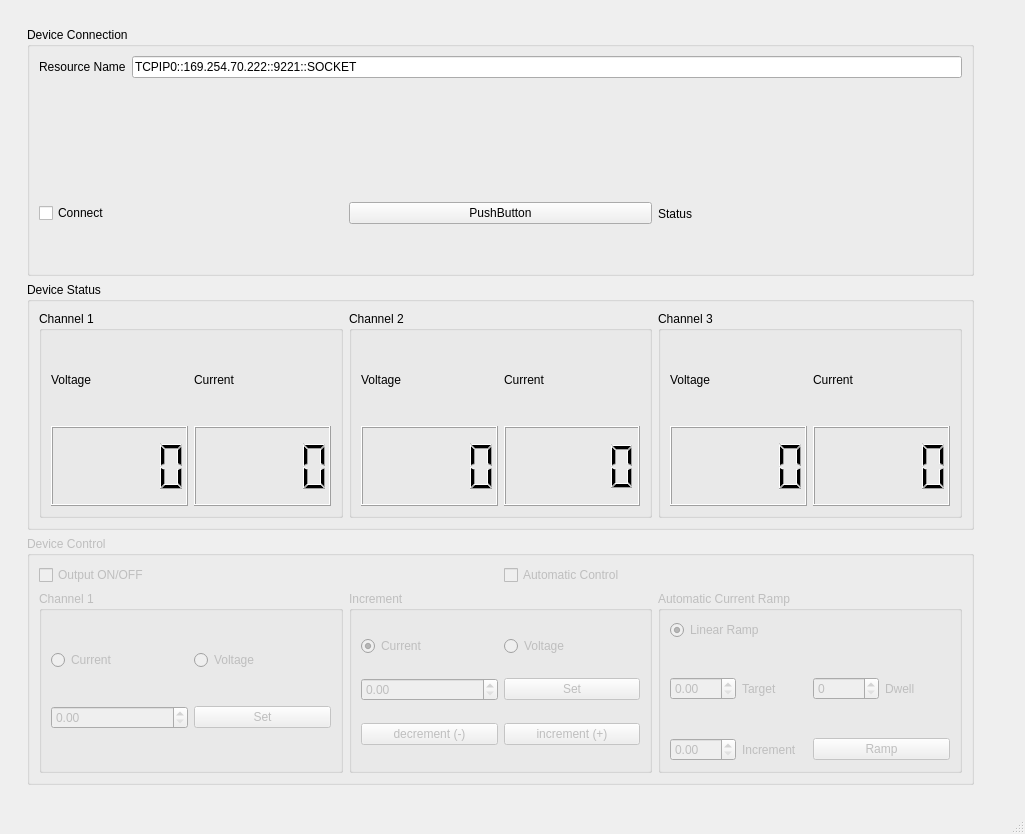
<?xml version="1.0" encoding="UTF-8"?>
<ui version="4.0">
 <class>MainWindow</class>
 <widget class="QMainWindow" name="MainWindow">
  <property name="geometry">
   <rect>
    <x>0</x>
    <y>0</y>
    <width>1025</width>
    <height>834</height>
   </rect>
  </property>
  <property name="windowTitle">
   <string>MainWindow</string>
  </property>
  <widget class="QWidget" name="centralwidget">
   <layout class="QVBoxLayout" name="verticalLayout">
    <item>
     <widget class="QWidget" name="widget" native="true">
      <layout class="QHBoxLayout" name="horizontalLayout">
       <item>
        <widget class="QWidget" name="widget_2" native="true">
         <layout class="QVBoxLayout" name="verticalLayout_3">
          <item>
           <widget class="QGroupBox" name="groupBox">
            <property name="title">
             <string>Device Connection</string>
            </property>
            <layout class="QVBoxLayout" name="verticalLayout_12">
             <item>
              <layout class="QVBoxLayout" name="verticalLayout_11">
               <item>
                <layout class="QVBoxLayout" name="verticalLayout_4">
                 <item>
                  <layout class="QHBoxLayout" name="horizontalLayout_2">
                   <item>
                    <widget class="QLabel" name="label">
                     <property name="text">
                      <string>Resource Name</string>
                     </property>
                    </widget>
                   </item>
                   <item>
                    <widget class="QLineEdit" name="lineEdit_resource">
                     <property name="text">
                      <string>TCPIP0::169.254.70.222::9221::SOCKET</string>
                     </property>
                    </widget>
                   </item>
                  </layout>
                 </item>
                 <item>
                  <widget class="QLabel" name="label_deviceName">
                   <property name="text">
                    <string>&lt;connected to&gt;</string>
                   </property>
                  </widget>
                 </item>
                </layout>
               </item>
               <item>
                <layout class="QHBoxLayout" name="horizontalLayout_3">
                 <item>
                  <widget class="QCheckBox" name="checkBox_connect">
                   <property name="text">
                    <string>Connect</string>
                   </property>
                  </widget>
                 </item>
                 <item>
                  <widget class="QPushButton" name="pushButton">
                   <property name="text">
                    <string>PushButton</string>
                   </property>
                  </widget>
                 </item>
                 <item>
                  <widget class="QLabel" name="label_status">
                   <property name="text">
                    <string>Status</string>
                   </property>
                  </widget>
                 </item>
                </layout>
               </item>
              </layout>
             </item>
            </layout>
           </widget>
          </item>
          <item>
           <widget class="QGroupBox" name="groupBox_2">
            <property name="title">
             <string>Device Status</string>
            </property>
            <layout class="QHBoxLayout" name="horizontalLayout_7">
             <item>
              <widget class="QGroupBox" name="groupBox_4">
               <property name="title">
                <string>Channel 1</string>
               </property>
               <layout class="QHBoxLayout" name="horizontalLayout_4">
                <item>
                 <layout class="QVBoxLayout" name="verticalLayout_6">
                  <item>
                   <widget class="QLabel" name="label_2">
                    <property name="text">
                     <string>Voltage</string>
                    </property>
                   </widget>
                  </item>
                  <item>
                   <widget class="QLCDNumber" name="lcdNumber"/>
                  </item>
                 </layout>
                </item>
                <item>
                 <layout class="QVBoxLayout" name="verticalLayout_5">
                  <item>
                   <widget class="QLabel" name="label_3">
                    <property name="text">
                     <string>Current</string>
                    </property>
                   </widget>
                  </item>
                  <item>
                   <widget class="QLCDNumber" name="lcdNumber_2"/>
                  </item>
                 </layout>
                </item>
               </layout>
              </widget>
             </item>
             <item>
              <widget class="QGroupBox" name="groupBox_5">
               <property name="title">
                <string>Channel 2</string>
               </property>
               <layout class="QHBoxLayout" name="horizontalLayout_5">
                <item>
                 <layout class="QVBoxLayout" name="verticalLayout_7">
                  <item>
                   <widget class="QLabel" name="label_4">
                    <property name="text">
                     <string>Voltage</string>
                    </property>
                   </widget>
                  </item>
                  <item>
                   <widget class="QLCDNumber" name="lcd2_volt"/>
                  </item>
                 </layout>
                </item>
                <item>
                 <layout class="QVBoxLayout" name="verticalLayout_8">
                  <item>
                   <widget class="QLabel" name="label_5">
                    <property name="text">
                     <string>Current</string>
                    </property>
                   </widget>
                  </item>
                  <item>
                   <widget class="QLCDNumber" name="lcd2_curr"/>
                  </item>
                 </layout>
                </item>
               </layout>
              </widget>
             </item>
             <item>
              <widget class="QGroupBox" name="groupBox_6">
               <property name="title">
                <string>Channel 3</string>
               </property>
               <layout class="QHBoxLayout" name="horizontalLayout_6">
                <item>
                 <layout class="QVBoxLayout" name="verticalLayout_9">
                  <item>
                   <widget class="QLabel" name="label_6">
                    <property name="text">
                     <string>Voltage</string>
                    </property>
                   </widget>
                  </item>
                  <item>
                   <widget class="QLCDNumber" name="lcdNumber_5"/>
                  </item>
                 </layout>
                </item>
                <item>
                 <layout class="QVBoxLayout" name="verticalLayout_10">
                  <item>
                   <widget class="QLabel" name="label_7">
                    <property name="text">
                     <string>Current</string>
                    </property>
                   </widget>
                  </item>
                  <item>
                   <widget class="QLCDNumber" name="lcdNumber_6"/>
                  </item>
                 </layout>
                </item>
               </layout>
              </widget>
             </item>
            </layout>
           </widget>
          </item>
          <item>
           <widget class="QGroupBox" name="groupBox_deviceControl">
            <property name="enabled">
             <bool>false</bool>
            </property>
            <property name="title">
             <string>Device Control</string>
            </property>
            <layout class="QHBoxLayout" name="horizontalLayout_10">
             <item>
              <layout class="QVBoxLayout" name="verticalLayout_13">
               <item>
                <layout class="QHBoxLayout" name="horizontalLayout_9">
                 <item>
                  <widget class="QCheckBox" name="checkBox_output">
                   <property name="enabled">
                    <bool>false</bool>
                   </property>
                   <property name="text">
                    <string>Output ON/OFF</string>
                   </property>
                  </widget>
                 </item>
                 <item>
                  <widget class="QCheckBox" name="checkBox_automaticcontrol">
                   <property name="text">
                    <string>Automatic Control</string>
                   </property>
                  </widget>
                 </item>
                </layout>
               </item>
               <item>
                <layout class="QHBoxLayout" name="horizontalLayout_8">
                 <item>
                  <widget class="QGroupBox" name="groupBox_7">
                   <property name="title">
                    <string>Channel 1</string>
                   </property>
                   <layout class="QHBoxLayout" name="horizontalLayout_13">
                    <item>
                     <layout class="QVBoxLayout" name="verticalLayout_14">
                      <item>
                       <layout class="QHBoxLayout" name="horizontalLayout_11">
                        <item>
                         <widget class="QRadioButton" name="radio_cc1">
                          <property name="text">
                           <string>Current</string>
                          </property>
                         </widget>
                        </item>
                        <item>
                         <widget class="QRadioButton" name="radio_cv1">
                          <property name="text">
                           <string>Voltage</string>
                          </property>
                         </widget>
                        </item>
                       </layout>
                      </item>
                      <item>
                       <layout class="QHBoxLayout" name="horizontalLayout_12">
                        <item>
                         <widget class="QDoubleSpinBox" name="doubleSpinBox_setval">
                          <property name="maximum">
                           <double>35.000000000000000</double>
                          </property>
                          <property name="singleStep">
                           <double>0.010000000000000</double>
                          </property>
                         </widget>
                        </item>
                        <item>
                         <widget class="QPushButton" name="pushButton_setval">
                          <property name="text">
                           <string>Set</string>
                          </property>
                         </widget>
                        </item>
                       </layout>
                      </item>
                     </layout>
                    </item>
                   </layout>
                  </widget>
                 </item>
                 <item>
                  <widget class="QGroupBox" name="groupBox_8">
                   <property name="title">
                    <string>Increment</string>
                   </property>
                   <layout class="QVBoxLayout" name="verticalLayout_15">
                    <item>
                     <layout class="QHBoxLayout" name="horizontalLayout_16">
                      <item>
                       <widget class="QRadioButton" name="radio_currinc">
                        <property name="text">
                         <string>Current</string>
                        </property>
                        <property name="checked">
                         <bool>true</bool>
                        </property>
                       </widget>
                      </item>
                      <item>
                       <widget class="QRadioButton" name="radio_voltinc">
                        <property name="text">
                         <string>Voltage</string>
                        </property>
                       </widget>
                      </item>
                     </layout>
                    </item>
                    <item>
                     <layout class="QHBoxLayout" name="horizontalLayout_14">
                      <item>
                       <widget class="QDoubleSpinBox" name="doubleSpinBox_setincr">
                        <property name="maximum">
                         <double>35.000000000000000</double>
                        </property>
                        <property name="singleStep">
                         <double>0.010000000000000</double>
                        </property>
                       </widget>
                      </item>
                      <item>
                       <widget class="QPushButton" name="pushButton_setincr">
                        <property name="text">
                         <string>Set</string>
                        </property>
                       </widget>
                      </item>
                     </layout>
                    </item>
                    <item>
                     <layout class="QHBoxLayout" name="horizontalLayout_15">
                      <item>
                       <widget class="QPushButton" name="pushButton_subincr">
                        <property name="text">
                         <string>decrement (-)</string>
                        </property>
                       </widget>
                      </item>
                      <item>
                       <widget class="QPushButton" name="pushButton_addincr">
                        <property name="text">
                         <string>increment (+)</string>
                        </property>
                       </widget>
                      </item>
                     </layout>
                    </item>
                   </layout>
                  </widget>
                 </item>
                 <item>
                  <widget class="QGroupBox" name="groupBox_9">
                   <property name="title">
                    <string>Automatic Current Ramp</string>
                   </property>
                   <layout class="QGridLayout" name="gridLayout">
                    <item row="0" column="0">
                     <widget class="QRadioButton" name="radio_linramp">
                      <property name="enabled">
                       <bool>false</bool>
                      </property>
                      <property name="text">
                       <string>Linear Ramp</string>
                      </property>
                      <property name="checked">
                       <bool>true</bool>
                      </property>
                     </widget>
                    </item>
                    <item row="1" column="0">
                     <layout class="QHBoxLayout" name="horizontalLayout_17">
                      <item>
                       <widget class="QDoubleSpinBox" name="doubleSpinBox_target"/>
                      </item>
                      <item>
                       <widget class="QLabel" name="label_9">
                        <property name="text">
                         <string>Target</string>
                        </property>
                       </widget>
                      </item>
                     </layout>
                    </item>
                    <item row="1" column="1">
                     <layout class="QHBoxLayout" name="horizontalLayout_18">
                      <item>
                       <widget class="QSpinBox" name="spinBox_dwell">
                        <property name="maximum">
                         <number>1000</number>
                        </property>
                       </widget>
                      </item>
                      <item>
                       <widget class="QLabel" name="label_10">
                        <property name="text">
                         <string>Dwell </string>
                        </property>
                       </widget>
                      </item>
                     </layout>
                    </item>
                    <item row="2" column="0">
                     <layout class="QHBoxLayout" name="horizontalLayout_19">
                      <item>
                       <widget class="QDoubleSpinBox" name="doubleSpinBox_autoincr"/>
                      </item>
                      <item>
                       <widget class="QLabel" name="label_8">
                        <property name="text">
                         <string>Increment</string>
                        </property>
                       </widget>
                      </item>
                     </layout>
                    </item>
                    <item row="2" column="1">
                     <widget class="QPushButton" name="pushButton_startramp">
                      <property name="text">
                       <string>Ramp</string>
                      </property>
                     </widget>
                    </item>
                   </layout>
                  </widget>
                 </item>
                </layout>
               </item>
              </layout>
             </item>
            </layout>
           </widget>
          </item>
         </layout>
        </widget>
       </item>
       <item>
        <widget class="QWidget" name="widget_3" native="true">
         <layout class="QVBoxLayout" name="verticalLayout_2">
          <item>
           <widget class="PlotWidget" name="plot_1" native="true"/>
          </item>
          <item>
           <widget class="PlotWidget" name="plot_2" native="true"/>
          </item>
          <item>
           <widget class="PlotWidget" name="plot_3" native="true"/>
          </item>
         </layout>
        </widget>
       </item>
      </layout>
     </widget>
    </item>
   </layout>
  </widget>
  <widget class="QMenuBar" name="menubar">
   <property name="geometry">
    <rect>
     <x>0</x>
     <y>0</y>
     <width>1025</width>
     <height>21</height>
    </rect>
   </property>
  </widget>
  <widget class="QStatusBar" name="statusbar"/>
 </widget>
 <customwidgets>
  <customwidget>
   <class>PlotWidget</class>
   <extends>QWidget</extends>
   <header>pyqtgraph</header>
   <container>1</container>
  </customwidget>
 </customwidgets>
 <resources/>
 <connections/>
</ui>
